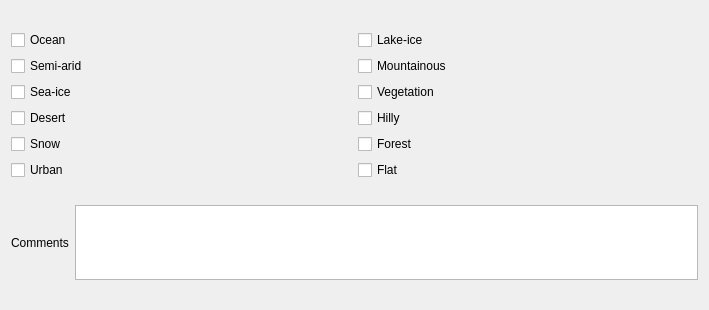
          <widget class="QWidget" name="page_7">
           <property name="geometry">
            <rect>
             <x>0</x>
             <y>0</y>
             <width>709</width>
             <height>310</height>
            </rect>
           </property>
           <attribute name="label">
            <string>Land or Ocean Surfaces Overflown</string>
           </attribute>
           <layout class="QVBoxLayout" name="verticalLayout_24">
            <item>
             <layout class="QHBoxLayout" name="horizontalLayout_27">
              <item>
               <layout class="QVBoxLayout" name="verticalLayout_22">
                <item>
                 <widget class="QCheckBox" name="oceanCheck">
                  <property name="text">
                   <string>Ocean</string>
                  </property>
                 </widget>
                </item>
                <item>
                 <widget class="QCheckBox" name="semiAridCheck">
                  <property name="text">
                   <string>Semi-arid</string>
                  </property>
                 </widget>
                </item>
                <item>
                 <widget class="QCheckBox" name="seaIceCheck">
                  <property name="text">
                   <string>Sea-ice</string>
                  </property>
                 </widget>
                </item>
                <item>
                 <widget class="QCheckBox" name="desertCheck">
                  <property name="text">
                   <string>Desert</string>
                  </property>
                 </widget>
                </item>
                <item>
                 <widget class="QCheckBox" name="snowCheck">
                  <property name="text">
                   <string>Snow</string>
                  </property>
                 </widget>
                </item>
                <item>
                 <widget class="QCheckBox" name="urbanCheck">
                  <property name="text">
                   <string>Urban</string>
                  </property>
                 </widget>
                </item>
               </layout>
              </item>
              <item>
               <layout class="QVBoxLayout" name="verticalLayout_23">
                <item>
                 <widget class="QCheckBox" name="lakeIceCheck">
                  <property name="text">
                   <string>Lake-ice</string>
                  </property>
                 </widget>
                </item>
                <item>
                 <widget class="QCheckBox" name="mountainousCheck">
                  <property name="text">
                   <string>Mountainous</string>
                  </property>
                 </widget>
                </item>
                <item>
                 <widget class="QCheckBox" name="vegetationCheck">
                  <property name="text">
                   <string>Vegetation</string>
                  </property>
                 </widget>
                </item>
                <item>
                 <widget class="QCheckBox" name="hillyCheck">
                  <property name="text">
                   <string>Hilly</string>
                  </property>
                 </widget>
                </item>
                <item>
                 <widget class="QCheckBox" name="forestCheck">
                  <property name="text">
                   <string>Forest</string>
                  </property>
                 </widget>
                </item>
                <item>
                 <widget class="QCheckBox" name="flatCheck">
                  <property name="text">
                   <string>Flat</string>
                  </property>
                 </widget>
                </item>
               </layout>
              </item>
             </layout>
            </item>
            <item>
             <layout class="QHBoxLayout" name="horizontalLayout_28">
              <item>
               <widget class="QLabel" name="label_19">
                <property name="text">
                 <string>Comments</string>
                </property>
               </widget>
              </item>
              <item>
               <widget class="QTextEdit" name="SOOtherTextBox">
                <property name="maximumSize">
                 <size>
                  <width>16777215</width>
                  <height>75</height>
                 </size>
                </property>
               </widget>
              </item>
             </layout>
            </item>
           </layout>
          </widget>
